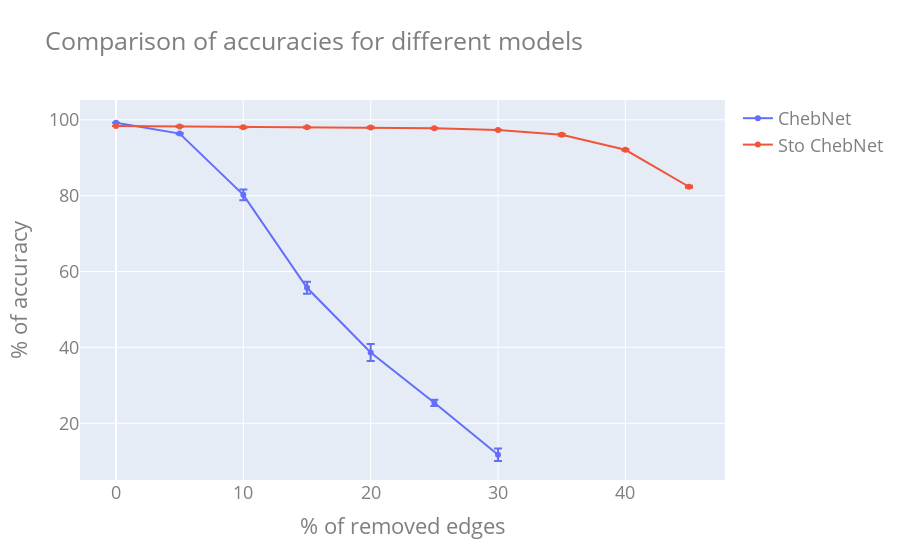

Notebook code for this chart:
### Code cell
fig = go.Figure()
fig.add_trace(go.Scatter(x=list(evalrange1), y=df["mean"]*100, name="ChebNet", error_y=dict(
    type='data',  # value of error bar given in data coordinates
    array=df['std']*100,
    visible=True)))

fig.add_trace(go.Scatter(x=list(evalrange2), y=df2["mean"]*100, name="Sto ChebNet", error_y=dict(
    type='data',  # value of error bar given in data coordinates
    array=df2['std']*100,
    visible=True)))

fig.update_layout(
    title="Comparison of accuracies for different models",
    xaxis_title="% of removed edges",
    yaxis_title="% of accuracy",
    font=dict(
        #family="Courier New, monospace",
        size=18,
        color="#7f7f7f"
    )
)

fig.show()

### Figure 1 — Plotly figure (JSON) as saved in the notebook; plotly's stock layout.template omitted (floating-point values rounded to 4 significant figures)
{"data": [{"error_y": {"array": [0, 0.1841, 1.438, 1.605, 2.233, 0.8438, 1.657], "type": "data", "visible": true}, "name": "ChebNet", "type": "scatter", "x": [0, 5, 10, 15, 20, 25, 30], "y": [99.22, 96.35, 80.21, 55.73, 38.67, 25.39, 11.72]}, {"error_y": {"array": [0, 0.1544, 0.1744, 0.1381, 0.2072, 0.1269, 0.04883, 0.2525, 0.1827, 0.2525], "type": "data", "visible": true}, "name": "Sto ChebNet", "type": "scatter", "x": [0, 5, 10, 15, 20, 25, 30, 35, 40, 45], "y": [98.34, 98.24, 98.02, 98.05, 97.95, 97.78, 97.31, 96.07, 92.09, 82.35]}], "layout": {"font": {"color": "#7f7f7f", "size": 18}, "title": {"text": "Comparison of accuracies for different models"}, "xaxis": {"title": {"text": "% of removed edges"}}, "yaxis": {"title": {"text": "% of accuracy"}}}}
